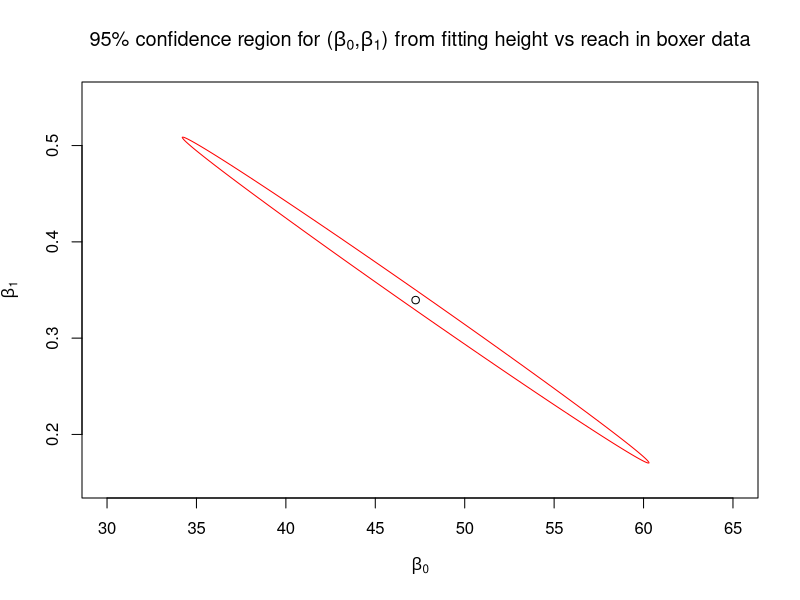

Here is the R script that generated this plot:
rm(list = ls()) 
data <- read.csv("boxers.csv", header = TRUE, sep = ",")
x = data$reach
y = data$height
model = lm(y ~ x)
row1 <- rep(1, 19)
X1 <- rbind(row1, data$reach)
X1 = t(X1)
L <- t(X1) %*% X1
y_hat = fitted(model)
e = y - y_hat
s = sqrt(sum(e^2) / (19 - 2))

beta_hat = c(model$coefficients[1], model$coefficients[2])
beta_0 <- seq(30, 65, length.out = 500)

F_value <- qf(0.95, df1=2, df2=17, lower.tail=TRUE)

s_y = 2 * s^2 * F_value
y_lower = rep(0,500)
y_upper = rep(0,500)

#Solve quadratic equations with one variable
getroot = function(a,b,c){
  x1 = (-b + (b^2 - 4 * a * c)^0.5) / 2 / a
  x2 = (-b - (b^2 - 4 * a * c)^0.5) / 2 / a
  ans=c(x1,x2)
  return(ans)
}

for (i in 1:500) {
  solutions <- getroot(L[2,2], (L[1,2] + L[2,1]) * (beta_hat[1] - beta_0[i]), L[1,1] * (beta_hat[1] - beta_0[i])^2 - s_y)
  y_lower[i] = beta_hat[2] - max(solutions)
  y_upper[i] = beta_hat[2] - min(solutions)
}

plot(beta_hat[1], beta_hat[2], 
     main = expression(paste('95% confidence region for (', beta[0], ',', beta[1], ") from fitting height vs reach in boxer data")),
     xlab = expression(paste(beta[0])),
     ylab = expression(paste(beta[1])),
     xlim = c(30,65),
     ylim = c(0.15,0.55))
lines(beta_0, y_lower, col='red', lty = 1)
lines(beta_0, y_upper, col='red', lty = 1)